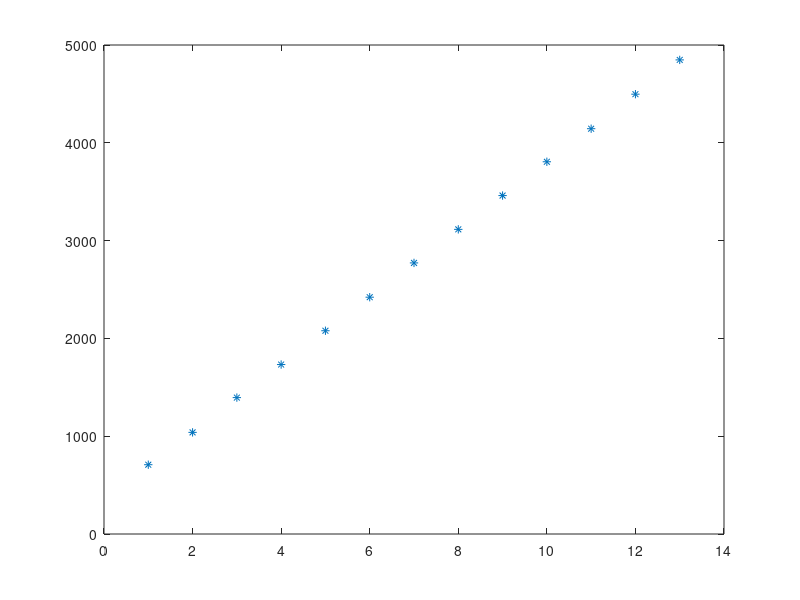

The MATLAB source for this figure: (Note: this script raises an error after producing the figure.)
r_ny = [285,418,561,697,836,974,1115,1253,1392,1531,1667,1809,1950]
resistance = [113.7,113.7,113.7,113.7,113.4,113.4,113.2,113.2,113.2,113.2,113.0,113.0,113.0]*10^3

for i = 2:length(r_ny)
    delta_ny = r_ny(i) - r_ny(i-1)
end

L = 1.243;

y = 2*L*r_ny;
k = linspace(1,length(r_ny),13);

% Finding speed
plot(k,y,'*');

values = least_squares(k,y); % slope would be same no matter what n

delta_speed = sqrt((values(2)/values(1))^2 + ((1.5*10^(-3))/L)^2)*values(1);

% Finding temperature
T = temp(resistance);
Tmean = mean(T);
Tstd = std(T);
R_ = mean(resistance);

% Beregne lyshastigheten
M_co2 = 44*10^-3; % kg/mol
M_o2 = 16*10^-3; % kg/mol
M_N2 = 14*10^-3; %kg/mol
M_ar = 40*10^-3 % kg/mol
M_air = 28.97*10^-3 %(0.21*M_o2 + 0.79*M_N2);

%speed_air = cid_rom2(5,295.15,M_air)
%speed_co2 = cid_rom2(5,295.15,M_co2)

speed_air_2 = cid_rom(1,M_air,R_)
speed_co2_2 = cid_rom(1,M_co2,R_)
speed_arg_2 = cid_rom(3,M_ar,R_)

% linear fit
function values = least_squares(x,y)
n = length(x);
D = sum(x.^2) - 1/n*(sum(x))^2;
E = sum(x.*y)-1/n.*sum(x)*sum(y);
F = sum(y.^2)-1/n*(sum(y)^2);
alfa = E/D;
delta_alfa = sqrt(1/(n-2)*(D*F - E^2)/D^2);
values = [alfa,delta_alfa];
end


% temperature
function value = temp(resistance)
value = 25 - 24*log(resistance/(10^5))
end

function speed = cid_rom2(f,T,M_mol)
R = 8.31;
speed = sqrt((f+2)*R*T/(f*M_mol));
end 

function speed = cid_rom(s,M_mol,R_)
R = 8.31; % J/(K*mol)
t_o = 12.4464;
kid_s = sqrt((8-s)/(6-s)*(24*R/M_mol)); 
speed = kid_s*sqrt(t_o-log(R_/(10^5)));
end